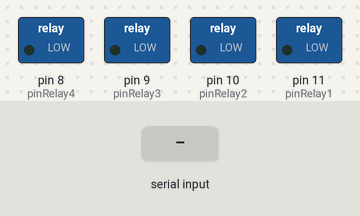
Bench run of a sketch on a simulated Arduino Uno, built with avr-gcc and run on an emulated ATmega328P. On the bench: switched loads named in the sketch (green lamp = pin HIGH). The test bench sets the inputs (shaded band).

Above: at 1.2 s.
1.3 s: "a" received over Serial
At 1.6 s:
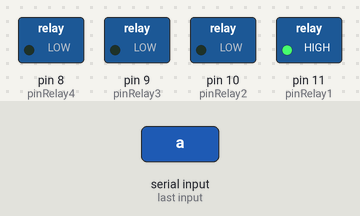
2.8 s: "b" received over Serial
At 4.0 s:
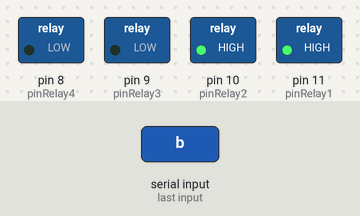
4.3 s: "c" received over Serial
At 5.1 s:
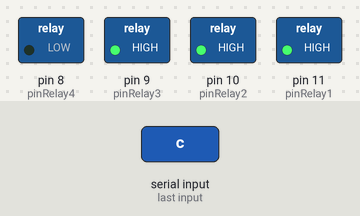
5.8 s: "d" received over Serial
At 6.3 s:
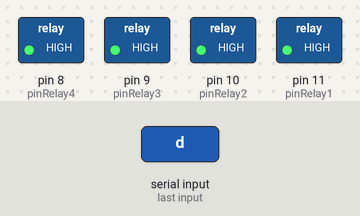
7.3 s: "A" received over Serial
At 8.5 s:
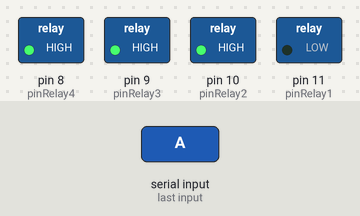
8.8 s: "B" received over Serial
At 9.7 s:
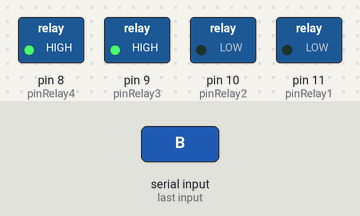
Timing chart, 0 to 11.3 s (numbered marks = the images above; inputs shaded):
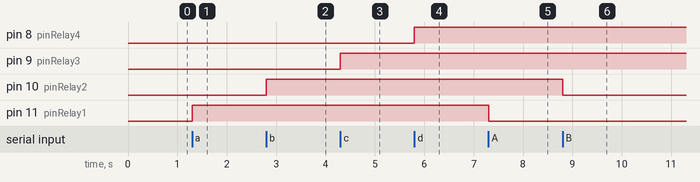

The sketch:

kontrol4Relay.ino
```cpp
const int pinRelay1 = 11;
const int pinRelay2 = 10;
const int pinRelay3 = 9;
const int pinRelay4 = 8;

int relay_ON = 1;
int relay_OFF = 0;

char val;

void setup() {
  Serial.begin(9600);
  pinMode(pinRelay1, OUTPUT);
  pinMode(pinRelay2, OUTPUT);
  pinMode(pinRelay3, OUTPUT);
  pinMode(pinRelay4, OUTPUT);

  digitalWrite(pinRelay1, relay_OFF);
  digitalWrite(pinRelay2, relay_OFF);
  digitalWrite(pinRelay3, relay_OFF);
  digitalWrite(pinRelay4, relay_OFF);
}

void loop() {
  if(Serial.available() > 0){
    val = Serial.read();

    if(val == 'a'){
      digitalWrite(pinRelay1, relay_ON);
    }else if(val == 'b'){
      digitalWrite(pinRelay2, relay_ON);
    }else if(val == 'c'){
      digitalWrite(pinRelay3, relay_ON);
    }else if( val == 'd'){
      digitalWrite(pinRelay4, relay_ON);
    }else if(val == 'A'){
      digitalWrite(pinRelay1, relay_OFF);
    }else if( val == 'B'){
      digitalWrite(pinRelay2, relay_OFF);
    }else if( val == 'C'){
      digitalWrite(pinRelay3, relay_OFF);
    }else if( val == 'D'){
      digitalWrite(pinRelay4, relay_OFF);
    }
  }
}
```

Measured:
- after the input at 1.3 s, pin 11 (pinRelay1): LOW → HIGH at once
- after the input at 2.8 s, pin 10 (pinRelay2): LOW → HIGH at once
- after the input at 4.3 s, pin 9 (pinRelay3): LOW → HIGH at once
- after the input at 5.8 s, pin 8 (pinRelay4): LOW → HIGH at once
- after the input at 7.3 s, pin 11 (pinRelay1): HIGH → LOW at once
- after the input at 8.8 s, pin 10 (pinRelay2): HIGH → LOW at once
